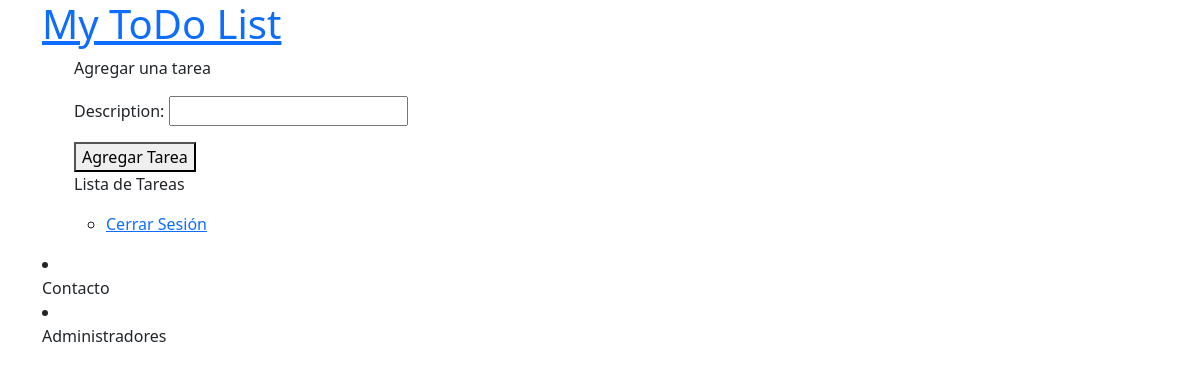
The app's page / (signed in), older data.
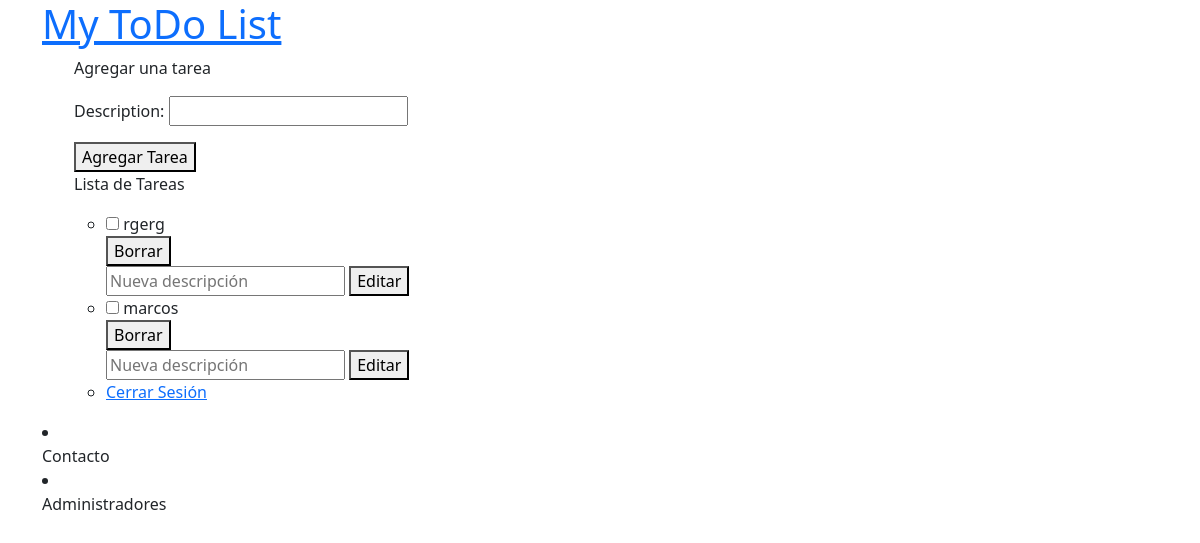
The same page, newer data.
### Modulos/Academica/models.py (models this page shows, shortened)
class Task(models.Model):
    description = models.CharField(max_length=255)
    completed = models.BooleanField(default=False)
    student = models.ForeignKey(User, on_delete=models.CASCADE)

### Modulos/Academica/views.py (the view)
# urls.py: path('', views.index, name='index'),
def index(request):
    if request.user.is_authenticated:
        return task_list(request)
    else:
        return login_view(request)

### Modulos/Academica/forms.py
class TaskForm(forms.ModelForm):
    class Meta:
        model = Task
        fields = ['description']

### Modulos/Academica/views.py (called while the page is built)
@login_required
def task_list(request):
    tasks = Task.objects.filter(student=request.user)
    if request.method == 'POST':
        form = TaskForm(request.POST)
        if form.is_valid():
            task = form.save(commit=False)
            task.student = request.user
            task.save()
            return redirect('index')
    else:
        form = TaskForm()
    return render(request, 'index.html', {'tasks': tasks, 'form': form})

### Modulos/Academica/Templates/index.html (shortened to what this page needs)
<!DOCTYPE html>
<html lang="en">
<head>
    <link rel="stylesheet" href="https://cdn.jsdelivr.net/npm/bootstrap@5.3.3/dist/css/bootstrap.min.css">
</head>
<body class="container">
    <header>
        <h1><a href="{% url 'index' %}">My ToDo List</a></h1>
    </header>
    <nav>
        <ul>
            {% if user.is_authenticated %}
            <form method="post">
                <p>Agregar una tarea</p>
                {{ form.as_p }}
                <button type="submit">Agregar Tarea</button>
            </form>
            <p>Lista de Tareas</p>
            <ul>
                {% for task in tasks %}
                <li>
                    <form method="post" action="{% url 'update_task' task.id %}">
                        <input type="checkbox" name="completed" onchange="this.form.submit()" {% if task.completed %}checked{% endif %}>
                        {{ task.description }}
                    </form>
                        <form method="post" action="{% url 'delete_task' task.id %}">
                            <button type="submit">Borrar</button>
                        </form>
                        <form method="post" action="{% url 'edit_task' task.id %}">
                            <input type="text" name="new_description" placeholder="Nueva descripción">
                            <button type="submit">Editar</button>
                        </form>
                    </li>
                    {% endfor %}
                <li><a href="{% url 'logout' %}">Cerrar Sesión</a></li>
            </ul>
            {% endif %}
        </ul>
    </nav>
    <footer>
        <li class="nav-item"><a class="nav-link" href="{% url 'contactar' %}">Contacto</a></li>
        <li class="nav-item"><a class="nav-link" href="{% url 'admin' %}">Administradores</a></li>
    </footer>
</body>
</html>

Row changes from the older to the newer data that the page shows:
added Task: description "rgerg"
added Task: description "marcos"
